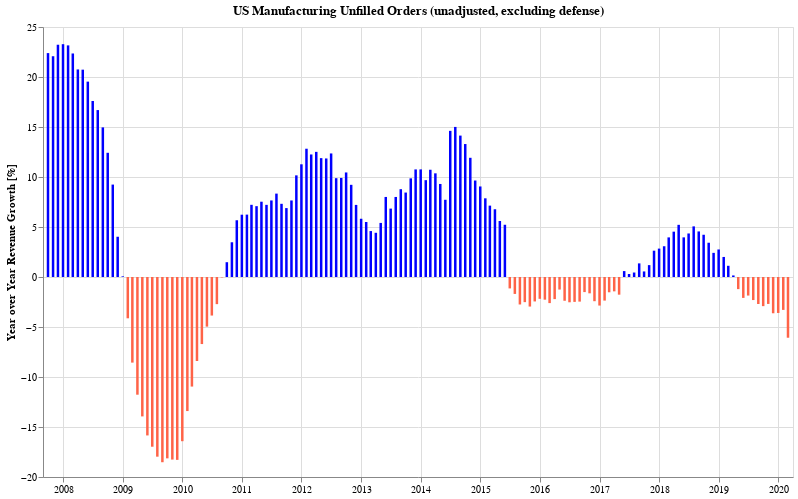

The notebook cell saved with this chart:
### Code cell
yoyChartFor(dfs['UnfilledOrders'], 'UMXDUO', 'US Manufacturing Unfilled Orders (unadjusted, excluding defense)')

### Figure 1 — Vega-Lite specification as saved in the notebook (floating-point values rounded to 4 significant figures; data arrays with more than 128 entries replaced by an {"elided": "..."} marker saying what was removed)
{"config": {"view": {"continuousWidth": 400, "continuousHeight": 300}}, "data": {"name": "data-5d7dc00662b0e4eb69b5ef018ae54f70"}, "mark": {"type": "bar", "color": "blue", "size": 2.5}, "background": "white", "encoding": {"color": {"condition": {"value": "tomato", "test": "datum['value'] < 0"}, "value": "blue"}, "tooltip": [{"type": "temporal", "field": "dt", "format": "%B - %Y", "title": "Period"}, {"type": "quantitative", "field": "value", "format": ",.02f", "title": "% Change"}], "x": {"type": "temporal", "axis": {"title": ""}, "field": "dt"}, "y": {"type": "quantitative", "axis": {"title": "Year over Year Revenue Growth [%]"}, "field": "value"}}, "height": 450, "title": "US Manufacturing Unfilled Orders (unadjusted, excluding defense)", "width": 750, "$schema": "https://vega.github.io/schema/vega-lite/v4.8.1.json", "datasets": {"data-5d7dc00662b0e4eb69b5ef018ae54f70": {"elided": "150 records"}}}
